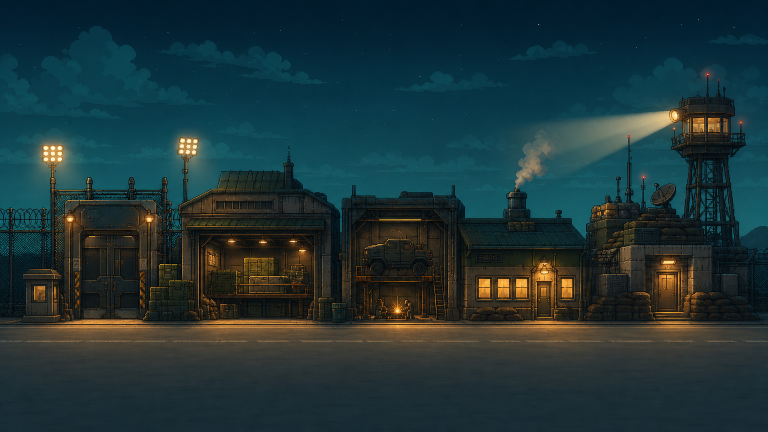
#> input picture art_src/modern/towns/gate7.png, 1536 x 864 px (shown at 1/2 size); its folder holds only this picture in this run
$ python build_town_art.py
#> lines starting #> are read from the running program, lines starting #| are printed output that depends on the picture
### art_src/pixelize.py
"""생성 이미지를 게임용 픽셀 아트로 다듬는다.

큰 그림을 목표 픽셀 크기로 줄이고, 색 수를 제한하고, 반투명 가장자리를 없애고,
필요하면 1픽셀 외곽선을 두른다. 게임은 이 결과를 1:1로 그린 뒤 화면 전체를 정수배 확대한다.

python art_src/pixelize.py <입력.png> <출력.png> (--height N | --width N | --size WxH) [--colors N] [--outline]
"""
import argparse
from PIL import Image

OUTLINE = (24, 18, 28, 255)


def pixelize(src, dst, height=None, width=None, size=None, colors=24, outline=False, kmeans=0):
    """kmeans > 0: 색 줄이기 뒤에 k-평균으로 팔레트를 다듬는다. 초상화처럼 작은 그림에서
    눈빛·문신 같은 작은 강조색이 사라지지 않게 한다. 0이면 예전과 같다."""
    im = Image.open(src).convert("RGBA")
    if size:
        target = size
    elif height:
        target = (max(1, round(im.width * height / im.height)), height)
    else:
        target = (width, max(1, round(im.height * width / im.width)))
    small = im.resize(target, Image.LANCZOS)
    alpha = small.getchannel("A").point(lambda a: 255 if a >= 128 else 0)
    rgb = small.convert("RGB")
    q = rgb.quantize(colors=colors, method=Image.Quantize.MEDIANCUT, kmeans=kmeans, dither=Image.Dither.NONE).convert("RGB")
    out = q.convert("RGBA")
    out.putalpha(alpha)
    if outline:
        w, h = out.size
        padded = Image.new("RGBA", (w + 2, h + 2), (0, 0, 0, 0))
        padded.paste(out, (1, 1))
        src_px = padded.copy().load()
        px = padded.load()
        for y in range(h + 2):
            for x in range(w + 2):
                if src_px[x, y][3] != 0:
                    continue
                for dx, dy in ((1, 0), (-1, 0), (0, 1), (0, -1)):
                    nx, ny = x + dx, y + dy
                    if 0 <= nx < w + 2 and 0 <= ny < h + 2 and src_px[nx, ny][3] != 0:
                        px[x, y] = OUTLINE
                        break
        out = padded
    out.save(dst)
    return out.size


# [13 lines that do not run on import are left out]

### art_src/slice_sheet.py
"""바르코로 만든 마젠타 배경 스프라이트 시트를 잘라 개별 PNG로 저장한다.

python art_src/slice_sheet.py <시트.png> <출력 폴더> <열> <행> <이름1,이름2,...> [이름=표시폭 ...]

- 마젠타 배경을 지우고, 연결된 덩어리를 중심 위치로 칸에 배정한다 (칸 경계를 넘는 그림도 안 잘림).
- 표시폭을 주면 그 폭의 2배로 줄여 저장한다 (게임은 절반 크기로 그린다).
"""
import sys
from PIL import Image


def slice_sheet(src, outdir, cols, rows, names, widths):
    im = Image.open(src).convert("RGBA")
    W, H = im.size
    px = im.load()
    fg = bytearray(W * H)
    for y in range(H):
        for x in range(W):
            r, g, b, a = px[x, y]
            if (r + b) / 2 - g > 70 and r > 120 and b > 120:
                px[x, y] = (0, 0, 0, 0)
            else:
                fg[y * W + x] = 1
    label = [-1] * (W * H)
    comps = []
    for start in range(W * H):
        if not fg[start] or label[start] != -1:
            continue
        cid = len(comps)
        stack = [start]
        label[start] = cid
        pts = []
        while stack:
            i = stack.pop()
            pts.append(i)
            x, y = i % W, i // W
            for dx in (-1, 0, 1):
                for dy in (-1, 0, 1):
                    nx, ny = x + dx, y + dy
                    if 0 <= nx < W and 0 <= ny < H:
                        j = ny * W + nx
                        if fg[j] and label[j] == -1:
                            label[j] = cid
                            stack.append(j)
        comps.append(pts)
    cells = [[] for _ in names]
    for pts in comps:
        if len(pts) < 12:
            continue
        cx = sum(p % W for p in pts) / len(pts)
        cy = sum(p // W for p in pts) / len(pts)
        c = min(cols - 1, int(cx / (W / cols)))
        r = min(rows - 1, int(cy / (H / rows)))
        cells[r * cols + c].extend(pts)
    for k, n in enumerate(names):
        pts = cells[k]
        xs = [p % W for p in pts]
        ys = [p // W for p in pts]
        x0, x1, y0, y1 = min(xs), max(xs), min(ys), max(ys)
        out = Image.new("RGBA", (x1 - x0 + 1, y1 - y0 + 1), (0, 0, 0, 0))
        op = out.load()
        for p in pts:
            r, g, b, a = px[p % W, p // W]
            if r > g + 40 and b > g + 40:  # 가장자리 마젠타 번짐
                r = g = b = min(r, g, b)
            op[p % W - x0, p // W - y0] = (r, g, b, a)
        if n in widths:
            w = widths[n] * 2
            out = out.resize((w, round(out.height * w / out.width)), Image.LANCZOS)
        out.save(f"{outdir}/{n}.png")
        print(n, out.size)


# [4 lines that do not run on import are left out]

### art_src/build_town_art.py
"""도시 거리(걷기 화면)용 그림을 원본에서 게임용으로 만든다.

python art_src/build_town_art.py [streets] [npcs] [player]

- 거리 배경: art_src/modern/towns/<도시 id>.png (1536x864) 에서 가로 띠를 잘라 높이 360으로 줄인다
  -> assets/art/towns/<도시 id>.png (폭 약 850, 64색). 띠 위치는 STREET_CROP.
- NPC 전신: art_src/modern/town_sprites/npcs_<n>.png (4x2 마젠타 시트, 초상화 시트와 같은 순서)
  -> assets/town/npcs/<npc id>.png. 한 시트 안의 키 차이를 살리려고 시트마다 같은 배율로 줄인다
  (가운데 키 인물이 NPC_HEIGHT가 되게). 24색, 1px 외곽선.
- 주인공 걷기 4장과 행인 4명: art_src/modern/town_sprites/player.png (윗줄 걷기, 아랫줄 행인)
  -> assets/town/player_<0~3>.png (같은 크기 틀에 발끝·가운데 맞춤), assets/town/folk/<이름>.png
"""
import os
import statistics
import sys
import tempfile
from PIL import Image

HERE = os.path.dirname(os.path.abspath(__file__))
sys.path.insert(0, HERE)
from pixelize import pixelize  # noqa: E402
from slice_sheet import slice_sheet  # noqa: E402
from build_city_art import SHEETS  # noqa: E402

ROOT = os.path.dirname(HERE)
ASSETS = os.path.join(ROOT, "TradeGame", "assets")
STREET_SRC = os.path.join(HERE, "modern", "towns")
SPRITE_SRC = os.path.join(HERE, "modern", "town_sprites")

## 원본에서 자를 가로 띠: 도시 id -> (위 y, 높이). 없으면 DEFAULT_CROP.
DEFAULT_CROP = (60, 648)
STREET_CROP = {
    "gate7": (46, 648), "undergrid": (46, 648), "red_mesa": (76, 648), "rustbelt": (16, 648),
    "greenhouse": (26, 648), "swapmeet": (0, 648), "scrapyard": (16, 648),
}
NPC_HEIGHT = 46
PLAYER_HEIGHT = 46
FOLK = ["porter", "old_woman", "kid", "worker"]


def build_streets():
    dst = os.path.join(ASSETS, "art", "towns")
    os.makedirs(dst, exist_ok=True)
    for f in sorted(os.listdir(STREET_SRC)):
        if not f.endswith(".png"):
            continue
        city = f[:-4]
        top, height = STREET_CROP.get(city, DEFAULT_CROP)
        im = Image.open(os.path.join(STREET_SRC, f)).convert("RGBA")
        band = im.crop((0, top, im.width, top + height))
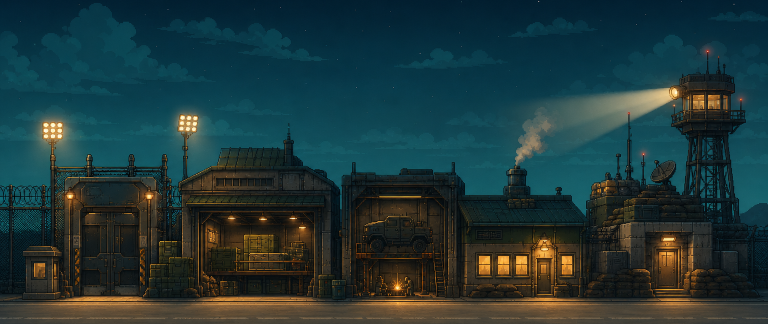
#> band: PIL image 1536x648 RGBA (shown at 1/2 size); mean R, G, B, A 32.1, 55.5, 56.8, 255
        with tempfile.TemporaryDirectory() as tmp:
            p = os.path.join(tmp, f)
            band.save(p)
            print(city, pixelize(p, os.path.join(dst, f), height=360, colors=64))
#> in pixelize, `small = im.resize(target, Image.LANCZOS)`:
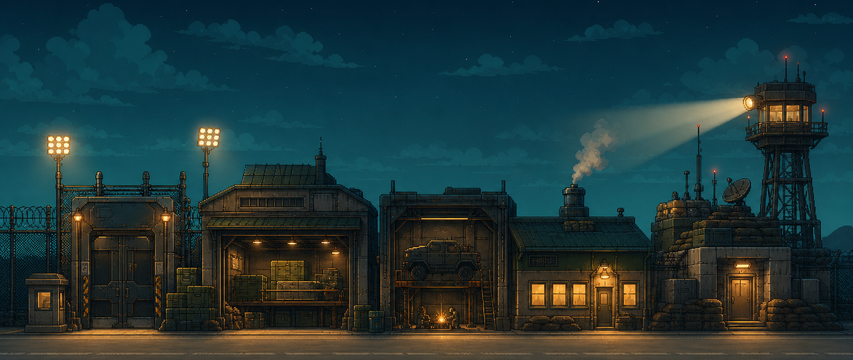
#> small: PIL image 853x360 RGBA; mean R, G, B, A 32.1, 55.5, 56.8, 255
#> in pixelize, `alpha = small.getchannel("A").point(lambda a: 255 if a >= 128 else 0)`: alpha: PIL image 853x360 L; every value is 255
#> in pixelize, `q = rgb.quantize(colors=colors, method=Image.Quantize.MEDIANCUT, kmean..`:
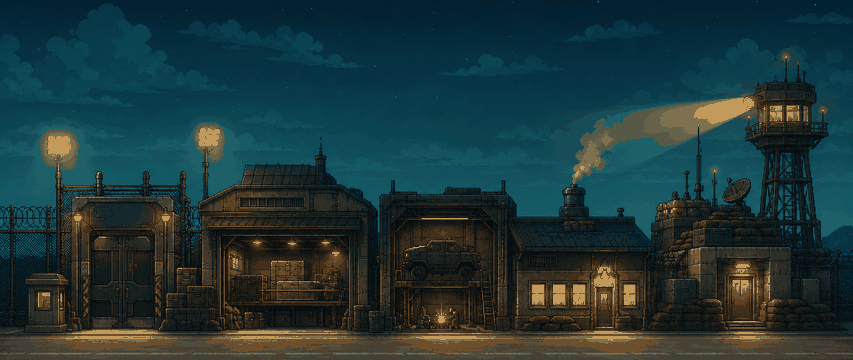
#> q: PIL image 853x360 RGB; mean R, G, B 30.9, 55.3, 56.9


def _scaled(tmp, names, height, dst_dir, outline=True):
    """잘라 둔 그림들을 같은 배율로 줄인다. 가운데 키가 height가 되게."""
    crops = {n: Image.open(os.path.join(tmp, n + ".png")) for n in names}
    k = height / statistics.median(im.height for im in crops.values())
    os.makedirs(dst_dir, exist_ok=True)
    sizes = {}
    for n, im in crops.items():
        size = (max(1, round(im.width * k)), max(1, round(im.height * k)))
        sizes[n] = pixelize(os.path.join(tmp, n + ".png"), os.path.join(dst_dir, n + ".png"),
                            size=size, colors=24, outline=outline, kmeans=4)
        print(n, sizes[n])
    return sizes


def build_npcs():
    for i, names in enumerate(SHEETS.values(), start=1):
        src = os.path.join(SPRITE_SRC, "npcs_%d.png" % i)
        if not os.path.exists(src):
            continue
        with tempfile.TemporaryDirectory() as tmp:
            slice_sheet(src, tmp, 4, 2, names, {})
            _scaled(tmp, names, NPC_HEIGHT, os.path.join(ASSETS, "town", "npcs"))


def build_player():
    src = os.path.join(SPRITE_SRC, "player.png")
    if not os.path.exists(src):
        return
    walk = ["player_%d" % i for i in range(4)]
    with tempfile.TemporaryDirectory() as tmp:
        slice_sheet(src, tmp, 4, 2, walk + FOLK, {})
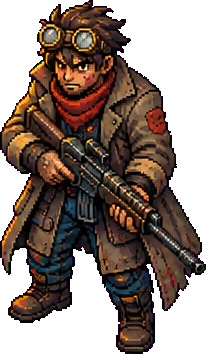
#> input picture art_src/combat/modern/units/player.png, 206 x 354 px, found by its file name
#> in slice_sheet, im is the input picture: PIL image 206x354 RGBA; mean R, G, B, A 44.8, 31, 22.8, 153.9
#> after the loop in slice_sheet, `for start in range(W * H):`: comps = 1 item; label = 72924 items
#> the loop in slice_sheet, `for pts in comps:` made 1 pass
#> (cx, cy, c, r) on pass 1: (102.5, 176.5, 1, 0)
        out = os.path.join(tmp, "out")
        _scaled(tmp, walk, PLAYER_HEIGHT, out)
        _scaled(tmp, FOLK, PLAYER_HEIGHT - 2, os.path.join(ASSETS, "town", "folk"))
        # 걷기 그림은 같은 틀에 발끝·가운데를 맞춰야 걸을 때 흔들리지 않는다.
        frames = [Image.open(os.path.join(out, n + ".png")) for n in walk]
        w = max(f.width for f in frames)
        h = max(f.height for f in frames)
        for n, f in zip(walk, frames):
            canvas = Image.new("RGBA", (w, h), (0, 0, 0, 0))
            canvas.paste(f, ((w - f.width) // 2, h - f.height), f)
            canvas.save(os.path.join(ASSETS, "town", n + ".png"))
            print(n, canvas.size)


if __name__ == "__main__":
    parts = sys.argv[1:] or ["streets", "npcs", "player"]
    if "streets" in parts:
        build_streets()
    if "npcs" in parts:
        build_npcs()
    if "player" in parts:
#> (the run stopped early here; a loop or call above may not have finished)
